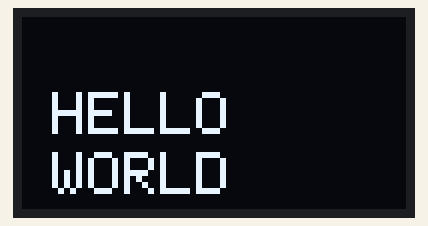
The sketch below on a simulated ESP32. Parts: 128×64 one-colour display.

Above: at 0.1 s.

The sketch:

OLED.ino
```cpp
#include <Wire.h>
#include <Adafruit_GFX.h>
#include <Adafruit_SSD1306.h>

// OLED dimensions
#define SCREEN_WIDTH 128
#define SCREEN_HEIGHT 64

// ESP32 I2C pins
#define OLED_SDA 21
#define OLED_SCL 22

// OLED object
Adafruit_SSD1306 display(
  SCREEN_WIDTH,
  SCREEN_HEIGHT,
  &Wire,
  -1
);

void setup()
{
  Serial.begin(115200);

  // Initialize I2C
  Wire.begin(OLED_SDA, OLED_SCL);

  // Initialize OLED
  if (!display.begin(SSD1306_SWITCHCAPVCC, 0x3C))
  {
    Serial.println("OLED not found!");
    while (1);
  }

  // Clear OLED screen
  display.clearDisplay();

  // Set text color
  display.setTextColor(SSD1306_WHITE);

  // Set text size
  display.setTextSize(2);

  // Set cursor position
  display.setCursor(10, 25);

  // Display text
  display.println("HELLO");

  display.setCursor(10, 45);
  display.println("WORLD");

  // Update OLED
  display.display();
}

void loop()
{
  // Nothing required here
}
```
